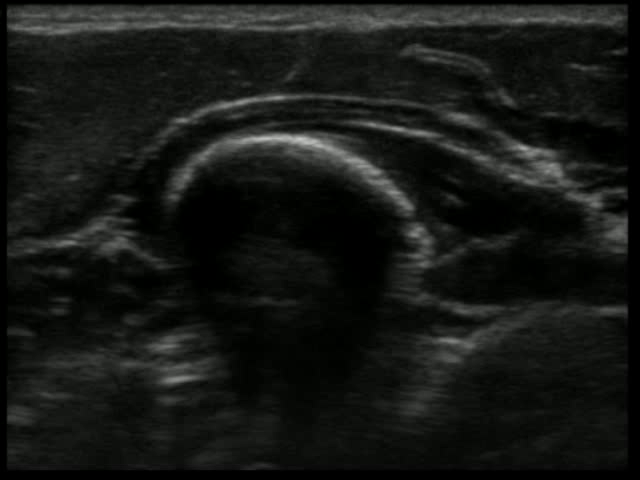
#> input picture frame 36 of OpticalFlow/movie/usImage_trim.mp4, 640 x 480 px, given in place of ultrasound.mp4, which was not available
$ python triming.py
#> lines starting #> are read from the running program, lines starting #| are printed output that depends on the picture; pictures that were not available may be replaced by others from this repository, and a replacement may not be noted
#動画を１フレームずつ読み込み切り取り処理、その後再度動画化

import cv2

target_path = "../movie/source/ultrasound.mp4"
save_path = "../movie/2021_10_29/trim.mp4"

video = cv2.VideoCapture(target_path)

#properties
height = int(video.get(cv2.CAP_PROP_FRAME_HEIGHT))
width = int(video.get(cv2.CAP_PROP_FRAME_WIDTH))
size = (width, height)
frame_count = int(video.get(cv2.CAP_PROP_FRAME_COUNT))
frame_rate = int(video.get(cv2.CAP_PROP_FPS))

print(height, width, size, frame_count, frame_rate)

fmt = cv2.VideoWriter_fourcc('m', 'p', '4', 'v')
save = cv2.VideoWriter(save_path, fmt, frame_rate, size)

for i in range(frame_count):
  ret, frame = video.read()
  if ret==True:
    ### 処理 ###
    frame = frame[30:420,155:530]
    ############
    frame = cv2.resize(frame,(640,480))
    save.write(frame)
    cv2.imshow("img", frame)
    if cv2.waitKey(30)==27:
      break
#> this loop made 1 pass; (key Esc is pressed on pass 1)
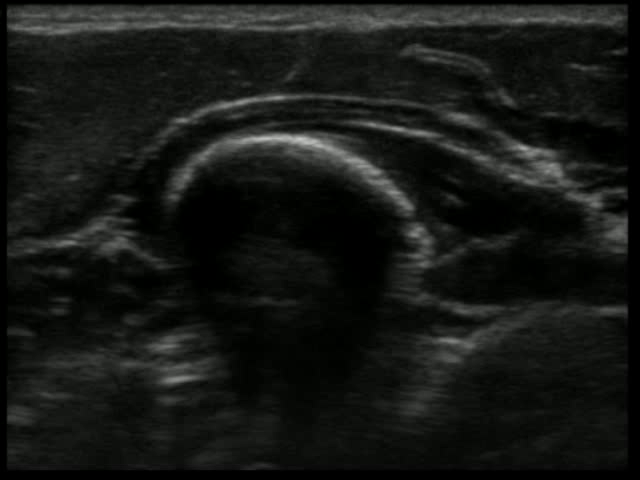
#> input picture frame 36 of OpticalFlow/movie/usImage_trim.mp4, 640 x 480 px, given in place of ultrasound.mp4, which was not available
#> pass 1, `frame = frame[30:420,155:530]`:
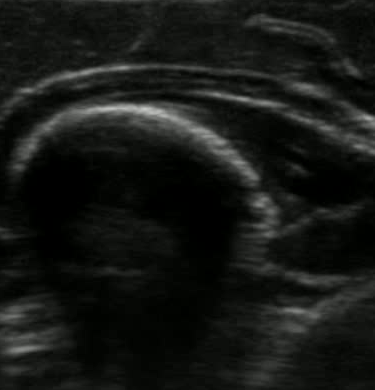
#> frame: shape (390, 375, 3); mean B, G, R 21, 23.8, 21.9
#> pass 1, `frame = cv2.resize(frame,(640,480))`:
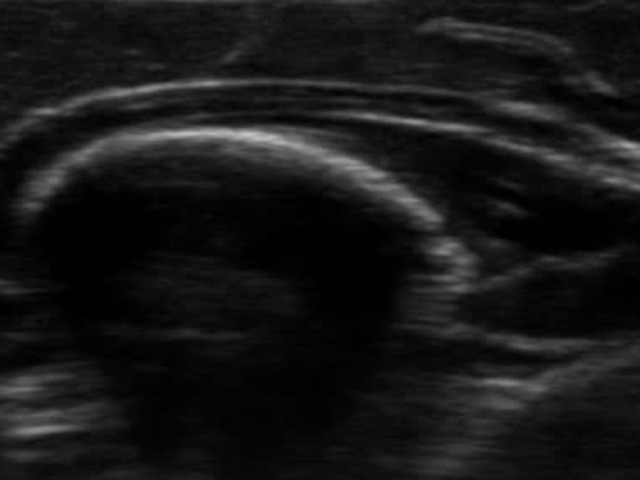
#> frame: shape (480, 640, 3); mean B, G, R 20.9, 23.8, 21.9

save.release()
# video.release()
cv2.destroyAllWindows()

$ run again, starting later in the video
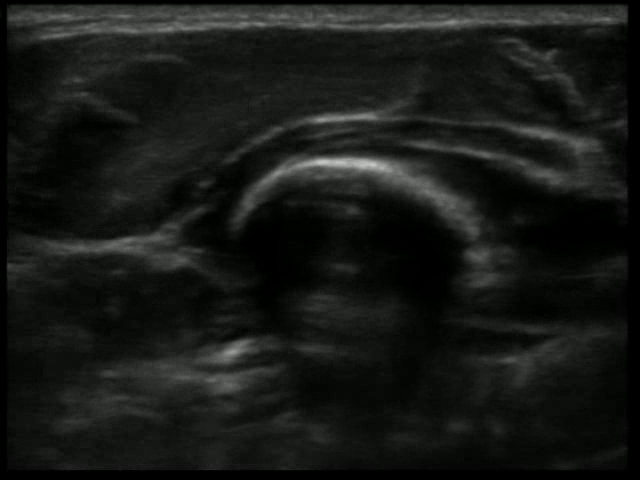
#> input picture frame 162 of OpticalFlow/movie/usImage_trim.mp4, 640 x 480 px, given in place of ultrasound.mp4, which was not available
#> the loop `for i in range(frame_count):` made 1 pass; (key Esc is pressed on pass 1)
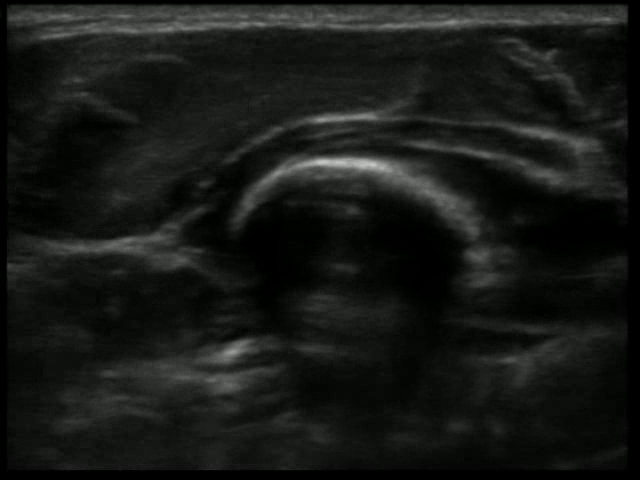
#> input picture frame 162 of OpticalFlow/movie/usImage_trim.mp4, 640 x 480 px, given in place of ultrasound.mp4, which was not available
#> pass 1, `frame = frame[30:420,155:530]`:
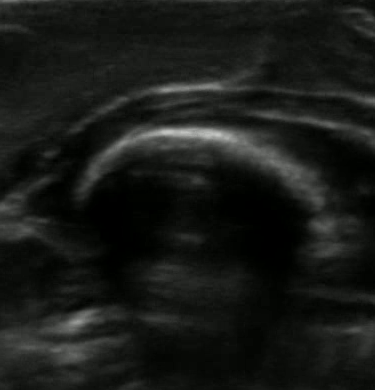
#> frame: shape (390, 375, 3); mean B, G, R 23.3, 26.2, 24.3
#> pass 1, `frame = cv2.resize(frame,(640,480))`:
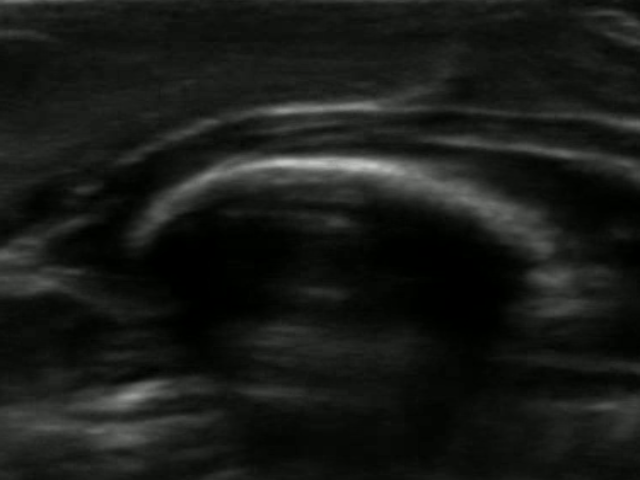
#> frame: shape (480, 640, 3); mean B, G, R 23.2, 26.1, 24.2

$ run again, starting later in the video
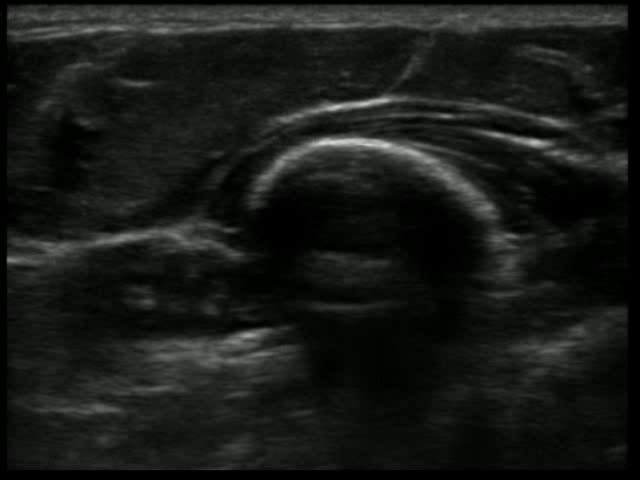
#> input picture frame 288 of OpticalFlow/movie/usImage_trim.mp4, 640 x 480 px, given in place of ultrasound.mp4, which was not available
#> the loop `for i in range(frame_count):` made 1 pass; (key Esc is pressed on pass 1)
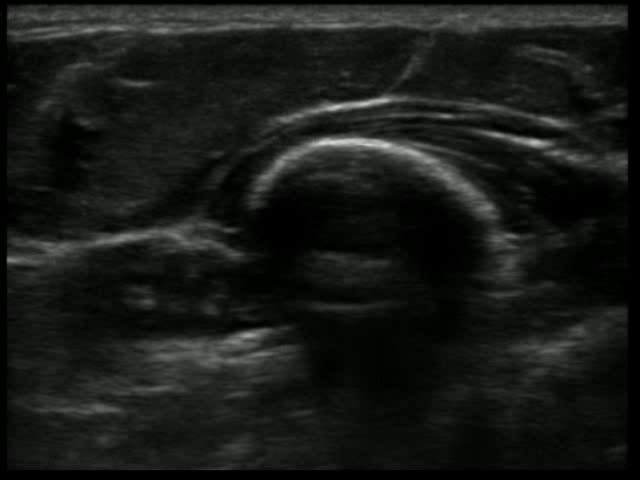
#> input picture frame 288 of OpticalFlow/movie/usImage_trim.mp4, 640 x 480 px, given in place of ultrasound.mp4, which was not available
#> pass 1, `frame = frame[30:420,155:530]`:
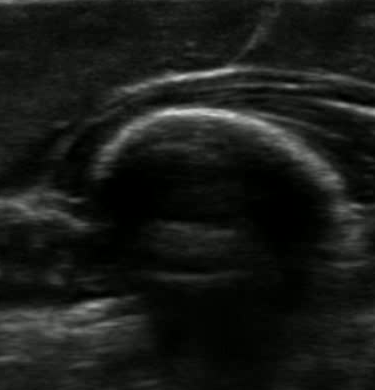
#> frame: shape (390, 375, 3); mean B, G, R 23.6, 26.5, 24.6
#> pass 1, `frame = cv2.resize(frame,(640,480))`:
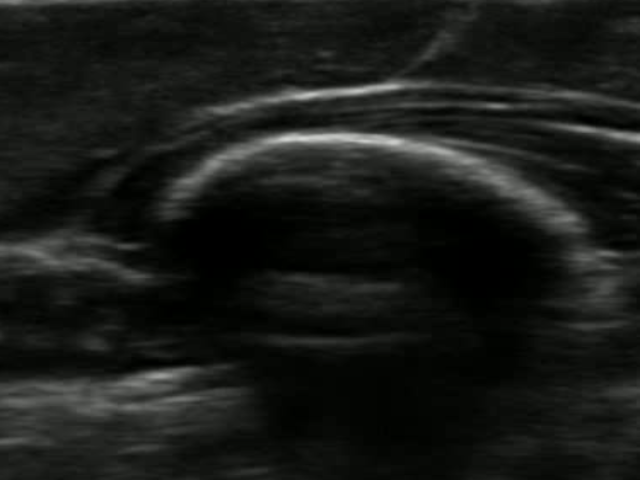
#> frame: shape (480, 640, 3); mean B, G, R 23.5, 26.4, 24.5
